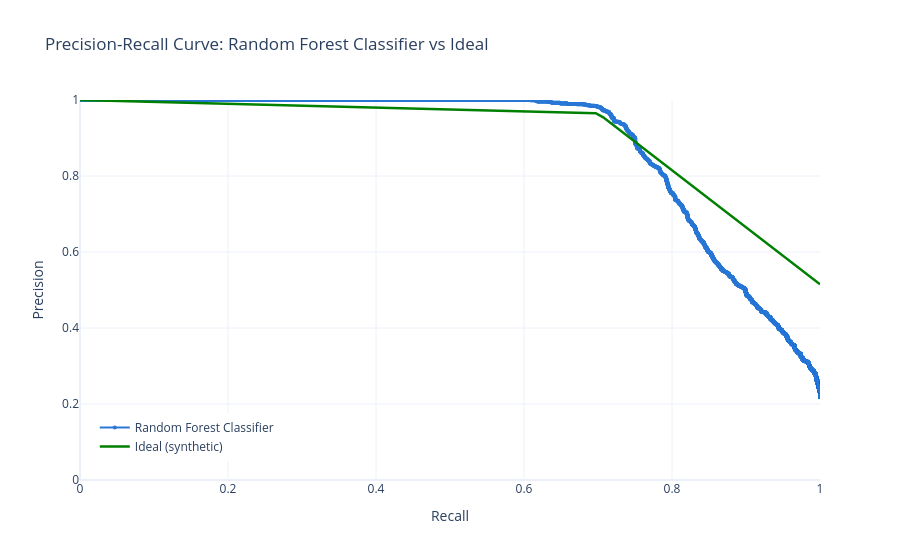

This figure's notebook cell:
### Code cell
# plot precision-recall curve for the tuned random forest model
_ = plot_pr_curve_vs_ideal(rf_tuned_model, X_test_prep, y_test, model_name="Random Forest Classifier")
